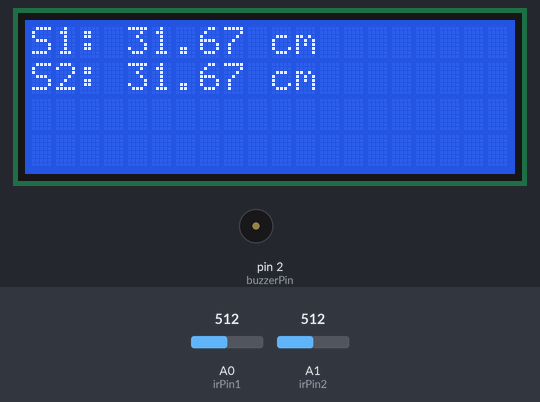
The sketch below on a simulated Arduino Uno, built with avr-gcc and run on an emulated ATmega328P. Parts: 20×4 character LCD, buzzer (waves = sounding, pin HIGH). The test bench sets the inputs (shaded band); at power-on: A0 (irPin1) = 512, A1 (irPin2) = 512. What the sketch prints to the serial monitor is not drawn.

Above: at 2.7 s.
2.8 s: A0 (irPin1) set to 493
At 3.82 s:
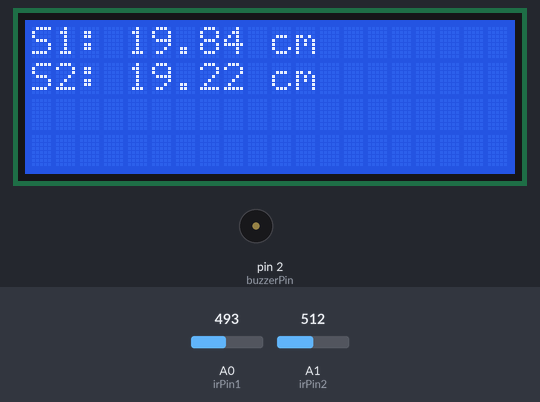
5.2 s: A0 (irPin1) set to 483
At 7.53 s:
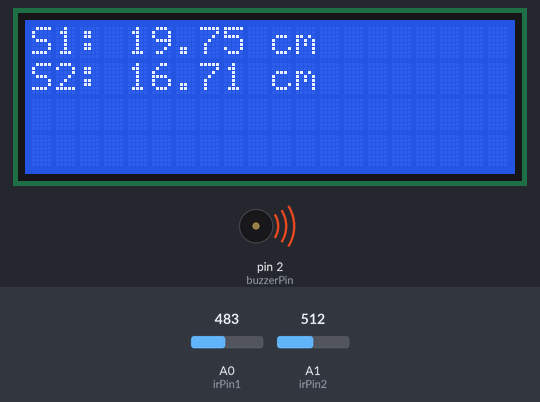
8.2 s: A1 (irPin2) set to 716
At 9.15 s:
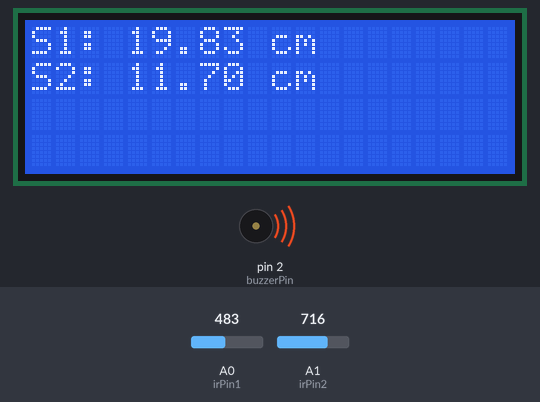
10.5 s: A1 (irPin2) set to 511
At 11.46 s:
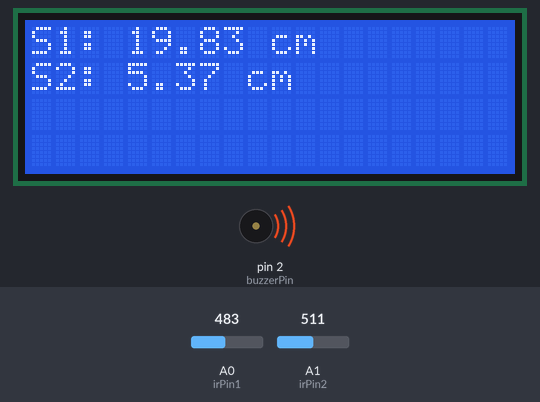
12.8 s: A0 (irPin1) set to 511
At 13.77 s:
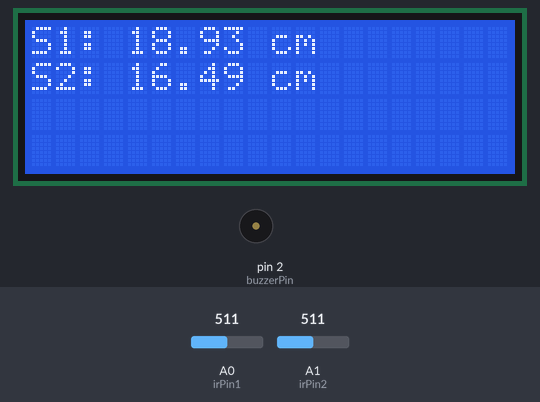
15.1 s: A1 (irPin2) set to 492
At 16.09 s:
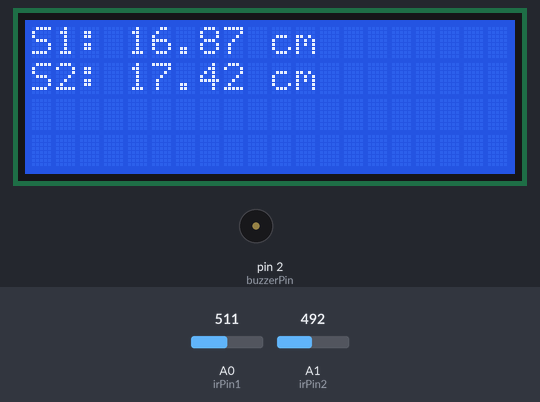
17.4 s: A1 (irPin2) set to 475
Timing chart, 0 to 20.4 s (numbered marks = the images above; inputs shaded):
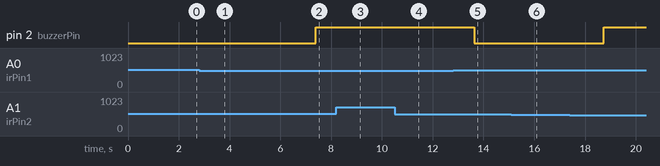

Measured:
- the behaviour switches between 484 and 483 on A0 (irPin1) (found by bisection; images 1 and 2)
- after the input at 5.2 s, pin 2 (buzzerPin): LOW → HIGH after 2.2 s
- after the input at 12.8 s, pin 2 (buzzerPin): HIGH → LOW after 0.83 s
- after the input at 17.4 s, pin 2 (buzzerPin): LOW → HIGH after 1.3 s

The sketch:

Program_Sensor_Penyeimbang_Meja.ino
```cpp
#include <Wire.h>
#include <LiquidCrystal_I2C.h>

LiquidCrystal_I2C lcd(0x27, 20, 4);

#define irPin1 A0
#define irPin2 A1
#define buzzerPin 2
#define sampleCount 7

int analogReadings1[sampleCount];
int analogReadings2[sampleCount];
int index = 0;

float smoothedDistance1 = 0;
float smoothedDistance2 = 0;
const float alpha = 0.3;

// Batas selisih maksimum
const float MAX_DIFF = 3.0;

float getDistance(int analogValue) {
  float distance = -0.1078 * analogValue + 71.9;
  if (distance < 0) distance = 0;
  return distance;
}

float getMedian(int arr[], int size) {
  int sorted[size];
  memcpy(sorted, arr, sizeof(int) * size);
  for (int i = 0; i < size - 1; i++) {
    for (int j = 0; j < size - i - 1; j++) {
      if (sorted[j] > sorted[j + 1]) {
        int temp = sorted[j];
        sorted[j] = sorted[j + 1];
        sorted[j + 1] = temp;
      }
    }
  }
  return sorted[size / 2];
}

void setup() {
  Serial.begin(9600);
  lcd.init();
  lcd.backlight();

  pinMode(buzzerPin, OUTPUT);
  digitalWrite(buzzerPin, LOW);

  lcd.setCursor(0, 0);
  lcd.print(" Welcome Kel 2 ");
  lcd.setCursor(0, 1);
  lcd.print("  Fk Teknik  ");
  delay(1500);
  lcd.clear();
}

void loop() {
  analogReadings1[index] = analogRead(irPin1);
  analogReadings2[index] = analogRead(irPin2);
  index = (index + 1) % sampleCount;

  int medianAnalog1 = getMedian(analogReadings1, sampleCount);
  int medianAnalog2 = getMedian(analogReadings2, sampleCount);

  float distance1 = getDistance(medianAnalog1);
  float distance2 = getDistance(medianAnalog2);

  smoothedDistance1 = alpha * distance1 + (1 - alpha) * smoothedDistance1;
  smoothedDistance2 = alpha * distance2 + (1 - alpha) * smoothedDistance2;

  // 🔔 Buzzer menyala jika selisih > 5 cm
  if (abs(smoothedDistance1 - smoothedDistance2) > MAX_DIFF) {
    digitalWrite(buzzerPin, HIGH);
  } else {
    digitalWrite(buzzerPin, LOW);
  }

  // Serial Monitor
  Serial.print("S1: ");
  Serial.print(smoothedDistance1, 2);
  Serial.print(" cm | S2: ");
  Serial.print(smoothedDistance2, 2);
  Serial.print(" cm | Selisih: ");
  Serial.println(abs(smoothedDistance1 - smoothedDistance2), 2);

  // LCD
  lcd.setCursor(0, 0);
  lcd.print("S1: ");
  lcd.print(smoothedDistance1, 2);
  lcd.print(" cm   ");

  lcd.setCursor(0, 1);
  lcd.print("S2: ");
  lcd.print(smoothedDistance2, 2);
  lcd.print(" cm   ");

  delay(200);
}
```
